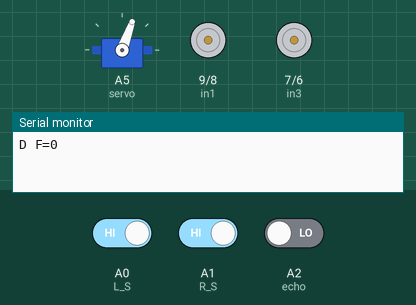
Simulated run of this sketch. Board: Arduino Uno, built with avr-gcc and run on an emulated ATmega328P. On the bench: servo, motor-driver pin pairs drawn as motors (green arrow = first pin HIGH = forward, orange = second pin HIGH = backward, longer = more drive, scaled by the enable pin), the last lines printed to the serial monitor. Wiring (inferred from the names in the program): servo: signal A5. The inputs (shaded band) are chosen by the test bench; at power-on: A0 (L_S) HIGH, A1 (R_S) HIGH, A2 (echo) LOW. Servo pulses on a pin are drawn as a servo (544–2400 µs = 0–180°).

Above: at 5.7 s.
5.8 s: A0 (L_S) driven LOW
At 7.2 s:
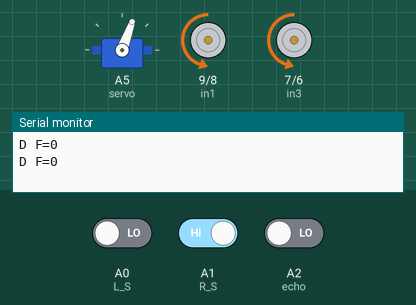
8.0 s: A1 (R_S) driven LOW
At 12.7 s:
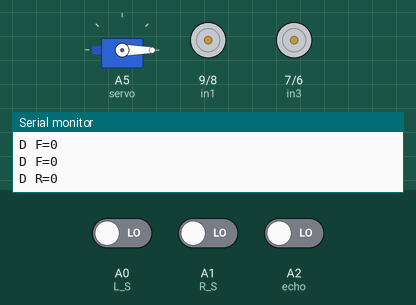
15.0 s: A0 (L_S) driven HIGH
At 18.2 s:
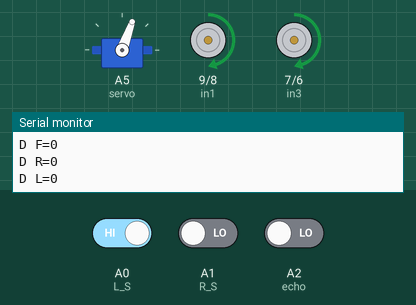
Timing chart, 0 to 19.7 s (numbered marks = the images above; inputs shaded):
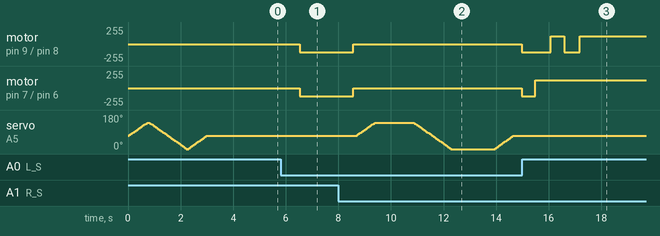

Measured:
- after the input at 5.8 s, motor on pin 9 (in1) / pin 8 (in2), motor on pin 7 (in3) / pin 6 (in4): stopped → backward 120/255 after 0.74 s
- after the input at 8.0 s, motor on pin 9 (in1) / pin 8 (in2), motor on pin 7 (in3) / pin 6 (in4): backward 120/255 → stopped after 0.56 s, → backward 120/255 6.4 s later
- after the input at 15.0 s, motor on pin 9 (in1) / pin 8 (in2): goes on until 17.2 s, then stays forward 120/255; motor on pin 7 (in3) / pin 6 (in4): goes on until 15.5 s, then stays forward 120/255; servo on A5 (servo): stops changing and stays 70°

The sketch:

Obstacle_FIinal.ino
```cpp
//=================== PIN DEFINITIONS ===================//
#define enA 10 //Enable1 L298 Pin enA
#define in1 9  //Motor1 L298 Pin in1
#define in2 8  //Motor1 L298 Pin in2
#define in3 7  //Motor2 L298 Pin in3
#define in4 6  //Motor2 L298 Pin in4
#define enB 5  //Enable2 L298 Pin enB
#define L_S A0 //IR sensor Left
#define R_S A1 //IR sensor Right
#define echo A2    //Ultrasonic Echo pin
#define trigger A3 //Ultrasonic Trigger pin
#define servo A5   //Servo pin

//=================== GLOBAL VARIABLES ===================//
int Set = 15; // Safe distance in cm
int distance_L, distance_F, distance_R;
int motorSpeed = 120; // Motor speed (0–255). Lower = slower.

//=================== SETUP ===================//
void setup(){
  Serial.begin(9600);

  pinMode(R_S, INPUT);
  pinMode(L_S, INPUT);
  pinMode(echo, INPUT);
  pinMode(trigger, OUTPUT);
  pinMode(enA, OUTPUT);
  pinMode(in1, OUTPUT);
  pinMode(in2, OUTPUT);
  pinMode(in3, OUTPUT);
  pinMode(in4, OUTPUT);
  pinMode(enB, OUTPUT);
  pinMode(servo, OUTPUT);

  // Apply motor speed
  analogWrite(enA, motorSpeed);
  analogWrite(enB, motorSpeed);

  // Servo initial sweep
  for (int angle = 70; angle <= 140; angle += 5) servoPulse(servo, angle);
  for (int angle = 140; angle >= 0; angle -= 5)  servoPulse(servo, angle);
  for (int angle = 0; angle <= 70; angle += 5)   servoPulse(servo, angle);

  distance_F = Ultrasonic_read();
  delay(500);
}

//=================== MAIN LOOP ===================//
void loop(){
  distance_F = Ultrasonic_read();
  Serial.print("D F="); Serial.println(distance_F);

  // Both sensors white → move forward if safe
  if ((digitalRead(R_S) == 0) && (digitalRead(L_S) == 0)) {
    if (distance_F > Set) {
      forword();
    } else {
      Check_side();
    }
  }
  // Right sensor black, Left white → turn right
  else if ((digitalRead(R_S) == 1) && (digitalRead(L_S) == 0)) {
    turnRight();
  }
  // Left sensor black, Right white → turn left
  else if ((digitalRead(R_S) == 0) && (digitalRead(L_S) == 1)) {
    turnLeft();
  }

  delay(10);
}

//=================== SERVO FUNCTION ===================//
void servoPulse(int pin, int angle) {
  int pwm = (angle * 11) + 500; // Convert angle to microseconds
  digitalWrite(pin, HIGH);
  delayMicroseconds(pwm);
  digitalWrite(pin, LOW);
  delay(50); // Refresh cycle
}

//=================== ULTRASONIC ===================//
long Ultrasonic_read() {
  digitalWrite(trigger, LOW);
  delayMicroseconds(2);
  digitalWrite(trigger, HIGH);
  delayMicroseconds(10);
  long time = pulseIn(echo, HIGH);
  return time / 29 / 2; // Convert to cm
}

//=================== SIDE CHECK ===================//
void Check_side() {
  Stop();
  delay(100);

  // Scan right
  for (int angle = 70; angle <= 140; angle += 5) servoPulse(servo, angle);
  delay(300);
  distance_R = Ultrasonic_read();
  Serial.print("D R="); Serial.println(distance_R);
  delay(100);

  // Scan left
  for (int angle = 140; angle >= 0; angle -= 5) servoPulse(servo, angle);
  delay(500);
  distance_L = Ultrasonic_read();
  Serial.print("D L="); Serial.println(distance_L);
  delay(100);

  // Return servo to center
  for (int angle = 0; angle <= 70; angle += 5) servoPulse(servo, angle);
  delay(300);

  compareDistance();
}

//=================== COMPARE DISTANCE ===================//
void compareDistance() {
  if (distance_L > distance_R) {
    turnLeft();  delay(500);
    forword();   delay(600);
    turnRight(); delay(500);
    forword();   delay(600);
    turnRight(); delay(400);
  } else {
    turnRight(); delay(500);
    forword();   delay(600);
    turnLeft();  delay(500);
    forword();   delay(600);
    turnLeft();  delay(400);
  }
}

//=================== MOTOR FUNCTIONS ===================//
void forword() {
  analogWrite(enA, motorSpeed);
  analogWrite(enB, motorSpeed);
  digitalWrite(in1, LOW);
  digitalWrite(in2, HIGH);
  digitalWrite(in3, HIGH);
  digitalWrite(in4, LOW);
}

void backword() {
  analogWrite(enA, motorSpeed);
  analogWrite(enB, motorSpeed);
  digitalWrite(in1, HIGH);
  digitalWrite(in2, LOW);
  digitalWrite(in3, LOW);
  digitalWrite(in4, HIGH);
}

void turnRight() {
  analogWrite(enA, motorSpeed);
  analogWrite(enB, motorSpeed);
  digitalWrite(in1, LOW);
  digitalWrite(in2, HIGH);
  digitalWrite(in3, LOW);
  digitalWrite(in4, HIGH);
}

void turnLeft() {
  analogWrite(enA, motorSpeed);
  analogWrite(enB, motorSpeed);
  digitalWrite(in1, HIGH);
  digitalWrite(in2, LOW);
  digitalWrite(in3, HIGH);
  digitalWrite(in4, LOW);
}

void Stop() {
  analogWrite(enA, 0);
  analogWrite(enB, 0);
  digitalWrite(in1, LOW);
  digitalWrite(in2, LOW);
  digitalWrite(in3, LOW);
  digitalWrite(in4, LOW);
}
```
